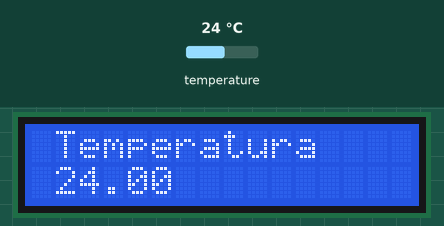
Simulated run of this sketch. Board: Arduino Uno, built with avr-gcc and run on an emulated ATmega328P. Shown: 16×2 character LCD. The test bench sets the inputs (shaded band); at power-on: temperature 24 °C. What the sketch prints to the serial monitor is not drawn.

Above: at 1.2 s.
1.3 s: temperature set to 12 °C
At 3.3 s:
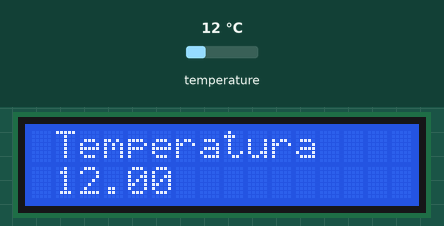
4.1 s: temperature set to 19 °C
At 6.7 s:
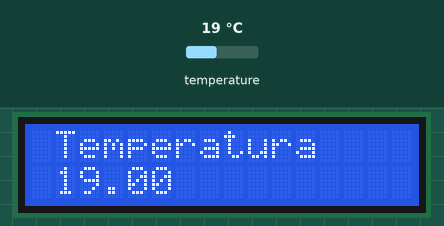
7.3 s: temperature set to 28 °C
At 10.0 s:
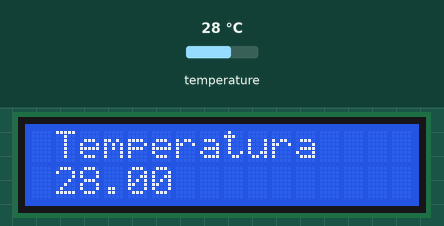
Timing chart, 0 to 11.5 s (numbered marks = the images above; inputs shaded):
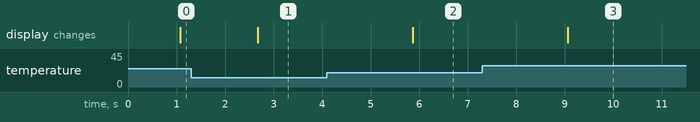

The sketch:

AAAA.ino
```cpp
#include <Wire.h> // Biblioteca utilizada para fazer a comunicação com o I2C
#include <LiquidCrystal_I2C.h> // Biblioteca utilizada para fazer a comunicação com o display 20x4
#include <OneWire.h>
#include <DallasTemperature.h>

const int PINO_ONEWIRE = 12; // Define pino do sensor
OneWire oneWire(PINO_ONEWIRE); // Cria um objeto OneWire
DallasTemperature sensor(&oneWire); // Informa a referencia da biblioteca dallas temperature para Biblioteca onewire
DeviceAddress endereco_temp; // Cria um endereco temporario da leitura do sensor

double temperatura;

#define col 16
#define lin  2
#define ende  0x3F

LiquidCrystal_I2C lcd(0x27,16,2);

void setup()
{
  lcd.init();
  lcd.backlight();
  lcd.clear();

  Serial.begin(115200); // Inicia a porta serial
  Serial.println("Medindo Temperatura"); // Imprime a mensagem inicial
  sensor.begin(); ; // Inicia o sensor
}
void loop()
{
  sensor.requestTemperatures(); // Envia comando para realizar a conversão de temperatura
  if (!sensor.getAddress(endereco_temp,0)) { // Encontra o endereco do sensor no barramento
    Serial.println("SENSOR NAO CONECTADO"); // Sensor conectado, imprime mensagem de erro
  } else {
    temperatura = sensor.getTempC(endereco_temp), 1;
    Serial.print("Temperatura = "); // Imprime a temperatura no monitor serial
    Serial.println(temperatura); // Busca temperatura para dispositivo
  }
  delay(200);

  lcd.setCursor(1,0);
  lcd.print("Temperatura ");
  lcd.setCursor(1, 1);
  lcd.print(temperatura);
  lcd.setCursor(1,2);
  delay(600);
}
```

Measured:
- after the input at 1.3 s, the display: changes after 1.4 s (image 1)
- after the input at 4.1 s, the display: changes after 1.8 s (image 2)
- after the input at 7.3 s, the display: changes after 1.8 s (image 3)
